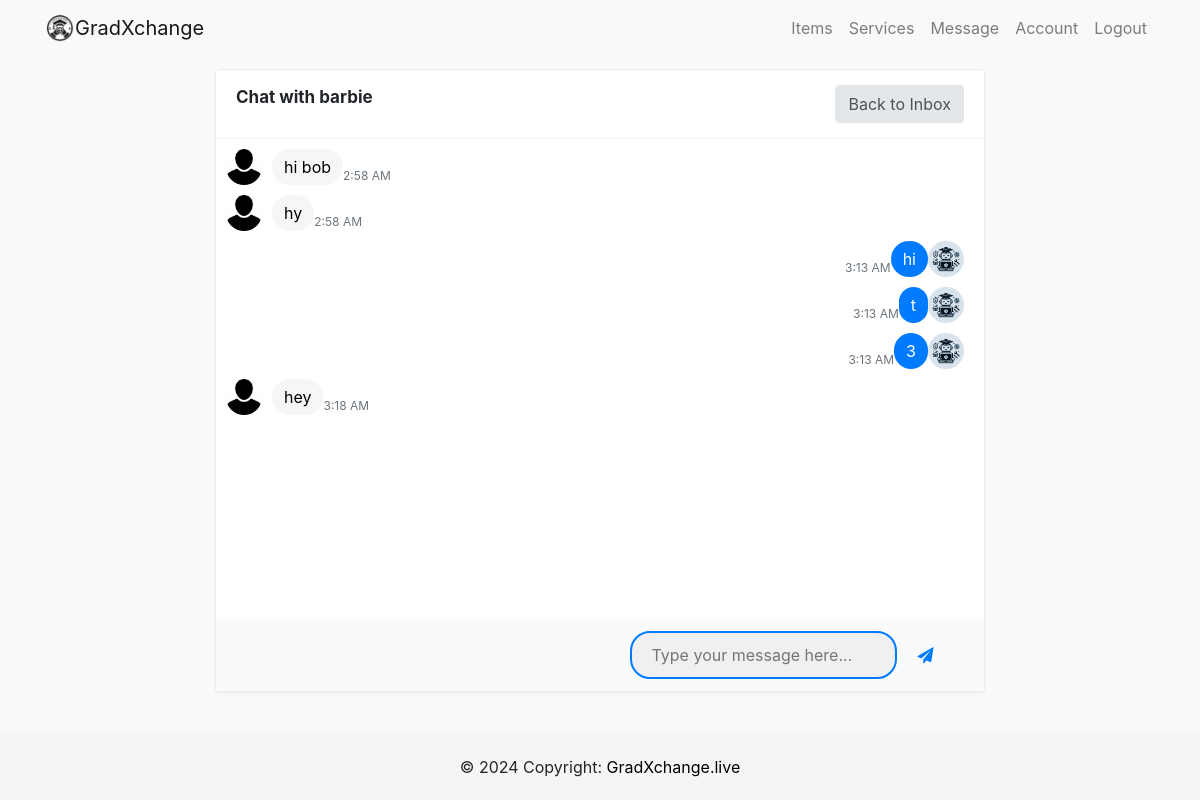
/chat/28/ (signed in), run on an earlier commit of the app's database.
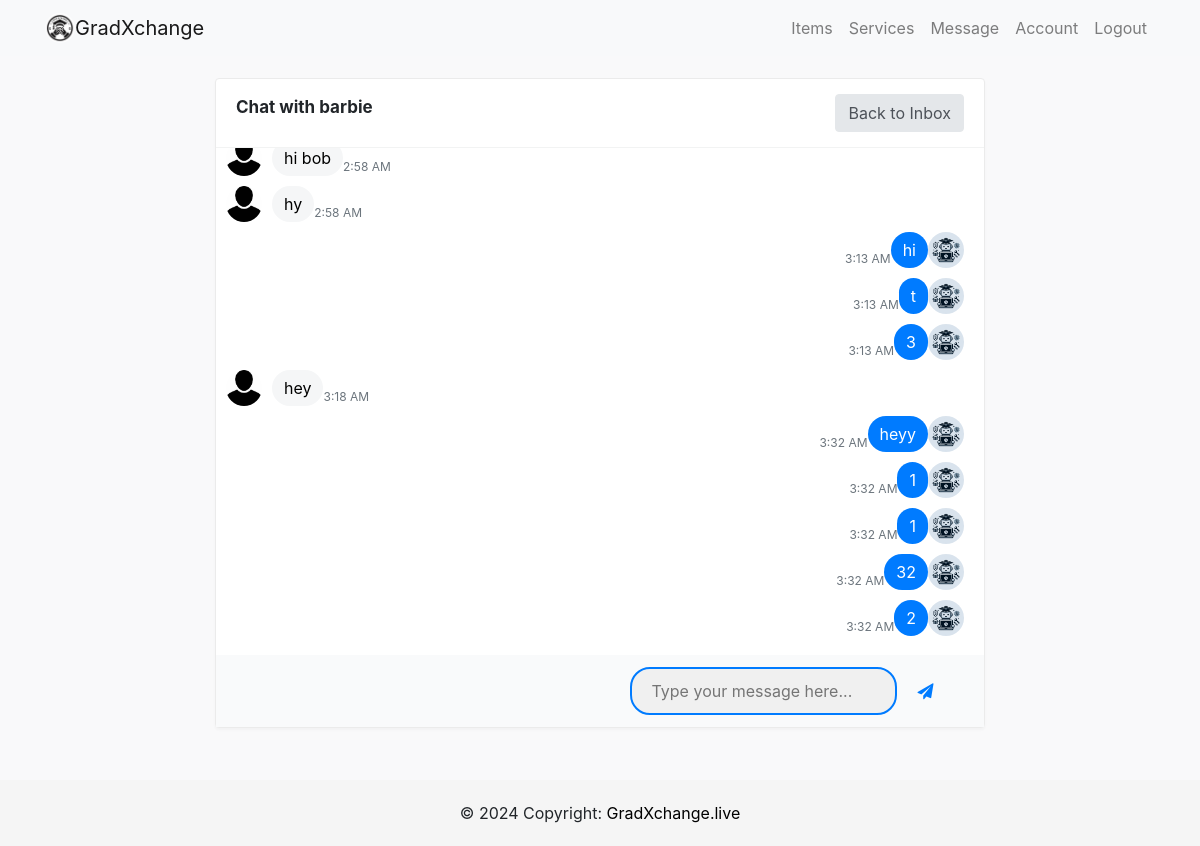
And on a later commit of the database.
### users/models.py (models this page shows, shortened)
class Message(models.Model):
    sender = models.ForeignKey(Profile, on_delete=models.SET_NULL, null=True, blank=True, related_name='sent_messages')
    recipient = models.ForeignKey(Profile, on_delete=models.SET_NULL, null=True, blank=True, related_name='received_messages')
    text = models.TextField()
    is_read = models.BooleanField(default=False, null=True)
    created = models.DateTimeField(auto_now_add=True)
    id = models.UUIDField(default=uuid.uuid4, unique=True, primary_key=True)
    conversation_id = models.UUIDField(default=uuid.uuid4, editable=True)
    class Meta:
        ordering = ['is_read', '-created']

class Profile(models.Model):
    user = models.OneToOneField(User, on_delete=models.CASCADE)
    image = models.ImageField(default='profilepic.jpg', upload_to='profile_picture')
    location =models.CharField(max_length=100)
    about_me = models.CharField(max_length=200, null=True, blank=True)
    phone_regex = RegexValidator(
        regex=r'^\+?60?\d{9,10}$',
        message="Phone number must be entered in the format: '+60123456789'. With country code +60 and up to 10 digits allowed."
    )
    phone = models.CharField(validators=[phone_regex], max_length=17, blank=True)  # Optional: adjust max_length as needed
    whatsapp_regex = RegexValidator(
        regex=r'^\+?60?\d{9,10}$',
        message="Whatsapp number must be entered in the format: '+60123456789'. With country code +60 and up to 10 digits allowed."
    )
    whatsapp = models.CharField(validators=[whatsapp_regex], max_length=17, blank=True)

### users/views.py (the view)
# urls.py: path('chat/<int:profile_id>/', user_views.chat, name='chat'),
@login_required
def chat(request, profile_id):
    user_A = request.user.profile  # Current logged-in user
    user_B = get_object_or_404(Profile, id=profile_id)  # Recipient obtained from URL parameter
    if request.method == "POST":
        text = request.POST.get('text', '').strip()
        if text:  # Ensure the text is not empty
            Message.objects.create(sender=user_A, recipient=user_B, text=text, is_read=False)
            return redirect('chat', profile_id=profile_id)
    messages = Message.objects.filter(
        Q(sender=user_A, recipient=user_B) | Q(sender=user_B, recipient=user_A)
    ).order_by('created')
    Message.objects.filter(sender=user_B, recipient=user_A, is_read=False).update(is_read=True)
    unread_messages_count = Message.objects.filter(recipient=user_A, sender=user_B, is_read=False).count()
    context = {
        'messages': messages,
        'user_A': user_A,
        'user_B': user_B,
        'profile_id': profile_id,
        'unread_messages_count': unread_messages_count  # Include this in your template where needed
    }
    return render(request, 'users/chat.html', context)

### users/context_processors.py (called while the page is built)
def unread_message_count(request):
    if request.user.is_authenticated:
        count = Message.objects.filter(recipient=request.user.profile, is_read=False).count()
        return {'unread_message_count': count}
    return {}

### users/templates/users/chat.html (shortened to what this page needs)
{% extends 'users/base.html' %}
{% load static %}
{% block body %}
<link href="https://stackpath.bootstrapcdn.com/font-awesome/4.7.0/css/font-awesome.min.css" rel="stylesheet">
<div class="page-content">
    <div class="col-md-8">
        <div class="card card-bordered">
            <div class="card-header">
                <h4 class="card-title"><strong>Chat with {{ user_B.user.username }}</strong></h4>
                <a class="btn btn-xs btn-secondary" href="{% url 'inbox' %}">Back to Inbox</a>
            </div>
            <div class="ps-container" id="chat-content">
                {% for message in messages %}
                <div class="media media-chat {% if message.sender == user_A %}media-chat-reverse{% endif %}">
                    <img class="avatar" src="{{ message.sender.user.profile.image.url }}" alt="...">
                    <div class="media-body">{{ message.text }}</div>
                    <div class="meta">
                        <time datetime="{{ message.created|date:'c' }}">{{ message.created|date:"g:i A" }}</time>
                    </div>
                </div>
                {% endfor %}
            </div>
            <div class="publisher">
                <form action="" method="POST">
                    <input class="publisher-input" type="text" name="text" placeholder="Type your message here..."
                        autocomplete="off">
                    <button type="submit" class="publisher-btn"><i class="fa fa-paper-plane"></i></button>
                </form>
            </div>
        </div>
    </div>
</div>
{% endblock %}

What changed in the data, as far as the page shows it:
added Message: sender.user.profile.image (picture), text "heyy", created "3:32 AM"
added Message: sender.user.profile.image (picture), text "1", created "3:32 AM"
added Message: sender.user.profile.image (picture), text "1", created "3:32 AM"
added Message: sender.user.profile.image (picture), text "32", created "3:32 AM"
added Message: sender.user.profile.image (picture), text "2", created "3:32 AM"
